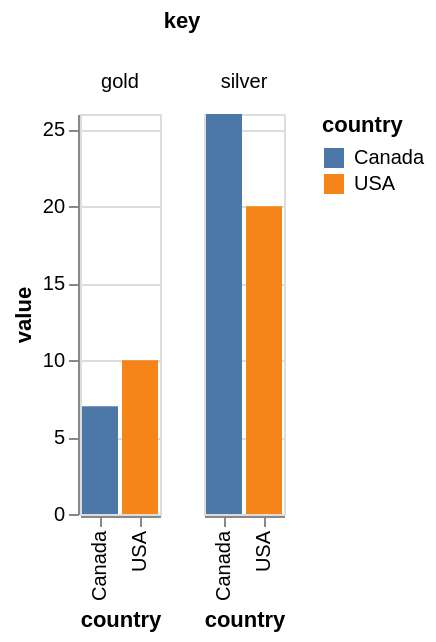

Source (Vega-Lite JSON):
### Vega specification from a JSON file in a GitHub repository (floating-point values rounded to 4 significant figures)
{"$schema": "https://vega.github.io/schema/vega/v5.json", "autosize": "pad", "padding": 5, "data": [{"name": "source_0", "values": [{"country": "USA", "gold": 10, "silver": 20}, {"country": "Canada", "gold": 7, "silver": 26}]}, {"name": "data_0", "source": "source_0", "transform": [{"type": "fold", "fields": ["gold", "silver"], "as": ["key", "value"]}, {"type": "filter", "expr": "datum[\"value\"] !== null && !isNaN(datum[\"value\"])"}]}, {"name": "column_domain", "source": "data_0", "transform": [{"type": "aggregate", "groupby": ["key"]}]}], "signals": [{"name": "x_step", "value": 20}, {"name": "child_width", "update": "bandspace(domain('x').length, 0.1, 0.05) * x_step"}, {"name": "child_height", "value": 200}], "layout": {"padding": 20, "offset": {"columnTitle": 10}, "columns": {"signal": "length(data('column_domain'))"}, "bounds": "full", "align": "all"}, "marks": [{"name": "column-title", "type": "group", "role": "column-title", "title": {"text": "key", "style": "guide-title", "offset": 10}}, {"name": "row_header", "type": "group", "role": "row-header", "encode": {"update": {"height": {"signal": "child_height"}}}, "axes": [{"scale": "y", "orient": "left", "grid": false, "title": "value", "labelOverlap": true, "tickCount": {"signal": "ceil(child_height/40)"}, "zindex": 1}]}, {"name": "column_header", "type": "group", "role": "column-header", "from": {"data": "column_domain"}, "sort": {"field": "datum[\"key\"]", "order": "ascending"}, "title": {"text": {"signal": "''+parent[\"key\"]"}, "style": "guide-label", "frame": "group", "offset": 10}, "encode": {"update": {"width": {"signal": "child_width"}}}}, {"name": "column_footer", "type": "group", "role": "column-footer", "from": {"data": "column_domain"}, "sort": {"field": "datum[\"key\"]", "order": "ascending"}, "encode": {"update": {"width": {"signal": "child_width"}}}, "axes": [{"scale": "x", "orient": "bottom", "grid": false, "title": "country", "labelAlign": "right", "labelAngle": 270, "labelBaseline": "middle", "zindex": 1}]}, {"name": "cell", "type": "group", "style": "cell", "from": {"facet": {"name": "facet", "data": "data_0", "groupby": ["key"]}}, "sort": {"field": ["datum[\"key\"]"], "order": ["ascending"]}, "encode": {"update": {"width": {"signal": "child_width"}, "height": {"signal": "child_height"}}}, "marks": [{"name": "child_marks", "type": "rect", "style": ["bar"], "from": {"data": "facet"}, "encode": {"update": {"fill": {"scale": "color", "field": "country"}, "tooltip": {"signal": "{\"country\": datum[\"country\"], \"value\": format(datum[\"value\"], \"\")}"}, "x": {"scale": "x", "field": "country"}, "width": {"scale": "x", "band": true}, "y": {"scale": "y", "field": "value"}, "y2": {"scale": "y", "value": 0}}}}], "axes": [{"scale": "y", "orient": "left", "gridScale": "x", "grid": true, "tickCount": {"signal": "ceil(child_height/40)"}, "domain": false, "labels": false, "maxExtent": 0, "minExtent": 0, "ticks": false, "zindex": 0}]}], "scales": [{"name": "x", "type": "band", "domain": {"data": "data_0", "field": "country", "sort": true}, "range": {"step": {"signal": "x_step"}}, "paddingInner": 0.1, "paddingOuter": 0.05}, {"name": "y", "type": "linear", "domain": {"data": "data_0", "field": "value"}, "range": [{"signal": "child_height"}, 0], "nice": true, "zero": true}, {"name": "color", "type": "ordinal", "domain": {"data": "data_0", "field": "country", "sort": true}, "range": "category"}], "legends": [{"fill": "color", "gradientLength": {"signal": "clamp(child_height, 64, 200)"}, "symbolType": "circle", "title": "country", "encode": {"symbols": {"update": {"shape": {"value": "square"}}}}}]}
